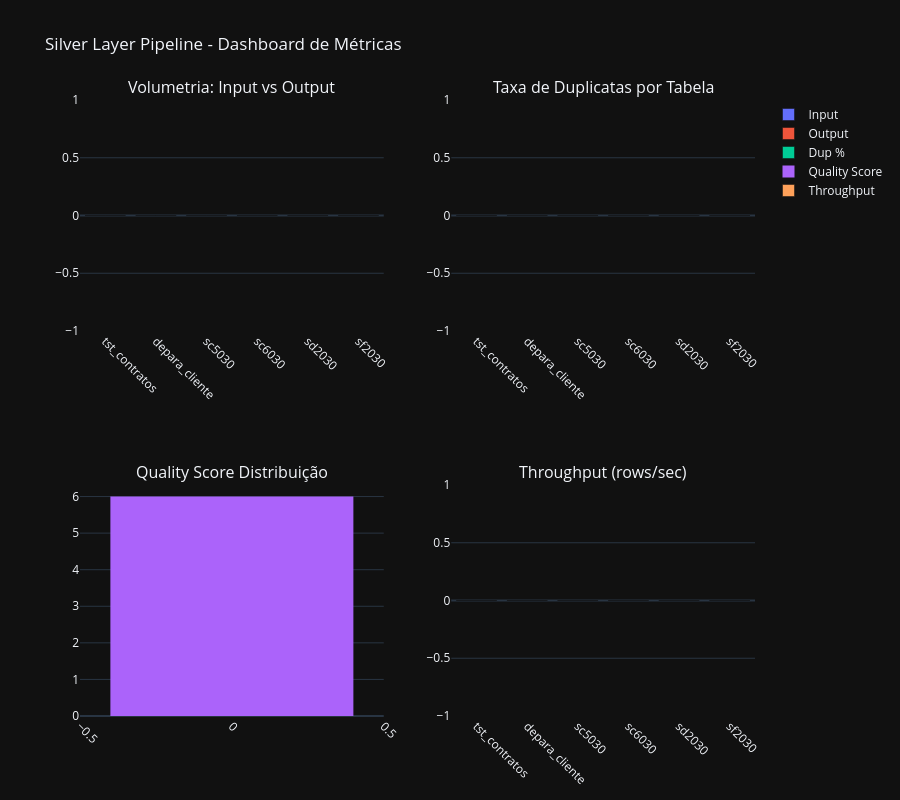

The cell this chart's notebook holds for it:
### Markdown cell above
---
## 12. 📊 Dashboard de Monitoramento e Métricas

### Code cell
# Criar DataFrame de métricas para análise
metrics_df = pd.DataFrame([m.to_dict() for m in all_results])

# Visualizações
fig = make_subplots(
    rows=2, cols=2,
    subplot_titles=(
        'Volumetria: Input vs Output',
        'Taxa de Duplicatas por Tabela',
        'Quality Score Distribuição',
        'Throughput (rows/sec)'
    ),
    specs=[[{'type': 'bar'}, {'type': 'bar'}],
           [{'type': 'histogram'}, {'type': 'bar'}]]
)

# 1. Volumetria
top_tables = metrics_df.nlargest(10, 'rows_input')
fig.add_trace(
    go.Bar(name='Input', x=top_tables['table_name'], y=top_tables['rows_input']),
    row=1, col=1
)
fig.add_trace(
    go.Bar(name='Output', x=top_tables['table_name'], y=top_tables['rows_output']),
    row=1, col=1
)

# 2. Taxa de duplicatas
metrics_df['dup_rate'] = (metrics_df['rows_duplicates'] / metrics_df['rows_input'] * 100).fillna(0)
top_dups = metrics_df.nlargest(10, 'dup_rate')
fig.add_trace(
    go.Bar(x=top_dups['table_name'], y=top_dups['dup_rate'], name='Dup %'),
    row=1, col=2
)

# 3. Quality Score
fig.add_trace(
    go.Histogram(x=metrics_df['quality_score'], name='Quality Score'),
    row=2, col=1
)

# 4. Throughput
top_throughput = metrics_df.nlargest(10, 'throughput_rows_per_sec')
fig.add_trace(
    go.Bar(x=top_throughput['table_name'], y=top_throughput['throughput_rows_per_sec'], name='Throughput'),
    row=2, col=2
)

fig.update_layout(
    height=800,
    title_text="Silver Layer Pipeline - Dashboard de Métricas",
    showlegend=True
)

fig.update_xaxes(tickangle=45)

# Salvar dashboard
dashboard_path = METRICS_DIR / f"dashboard_{datetime.now():%Y%m%d_%H%M%S}.html"
fig.write_html(str(dashboard_path))

logger.info(f"📊 Dashboard salvo: {dashboard_path}")

fig.show()

### Figure 1 — Plotly figure (JSON) as saved in the notebook; plotly's stock layout.template omitted (floating-point values rounded to 4 significant figures)
{"data": [{"name": "Input", "x": ["tst_contratos", "depara_cliente", "sc5030", "sc6030", "sd2030", "sf2030"], "y": [0, 0, 0, 0, 0, 0], "type": "bar", "xaxis": "x", "yaxis": "y"}, {"name": "Output", "x": ["tst_contratos", "depara_cliente", "sc5030", "sc6030", "sd2030", "sf2030"], "y": [0, 0, 0, 0, 0, 0], "type": "bar", "xaxis": "x", "yaxis": "y"}, {"name": "Dup %", "x": ["tst_contratos", "depara_cliente", "sc5030", "sc6030", "sd2030", "sf2030"], "y": [0.0, 0.0, 0.0, 0.0, 0.0, 0.0], "type": "bar", "xaxis": "x2", "yaxis": "y2"}, {"name": "Quality Score", "x": [0.0, 0.0, 0.0, 0.0, 0.0, 0.0], "type": "histogram", "xaxis": "x3", "yaxis": "y3"}, {"name": "Throughput", "x": ["tst_contratos", "depara_cliente", "sc5030", "sc6030", "sd2030", "sf2030"], "y": [0.0, 0.0, 0.0, 0.0, 0.0, 0.0], "type": "bar", "xaxis": "x4", "yaxis": "y4"}], "layout": {"xaxis": {"anchor": "y", "domain": [0.0, 0.45], "tickangle": 45}, "yaxis": {"anchor": "x", "domain": [0.625, 1.0]}, "xaxis2": {"anchor": "y2", "domain": [0.55, 1.0], "tickangle": 45}, "yaxis2": {"anchor": "x2", "domain": [0.625, 1.0]}, "xaxis3": {"anchor": "y3", "domain": [0.0, 0.45], "tickangle": 45}, "yaxis3": {"anchor": "x3", "domain": [0.0, 0.375]}, "xaxis4": {"anchor": "y4", "domain": [0.55, 1.0], "tickangle": 45}, "yaxis4": {"anchor": "x4", "domain": [0.0, 0.375]}, "annotations": [{"font": {"size": 16}, "showarrow": false, "text": "Volumetria: Input vs Output", "x": 0.225, "xanchor": "center", "xref": "paper", "y": 1.0, "yanchor": "bottom", "yref": "paper"}, {"font": {"size": 16}, "showarrow": false, "text": "Taxa de Duplicatas por Tabela", "x": 0.775, "xanchor": "center", "xref": "paper", "y": 1.0, "yanchor": "bottom", "yref": "paper"}, {"font": {"size": 16}, "showarrow": false, "text": "Quality Score Distribuição", "x": 0.225, "xanchor": "center", "xref": "paper", "y": 0.375, "yanchor": "bottom", "yref": "paper"}, {"font": {"size": 16}, "showarrow": false, "text": "Throughput (rows/sec)", "x": 0.775, "xanchor": "center", "xref": "paper", "y": 0.375, "yanchor": "bottom", "yref": "paper"}], "title": {"text": "Silver Layer Pipeline - Dashboard de Métricas"}, "height": 800, "showlegend": true}}
